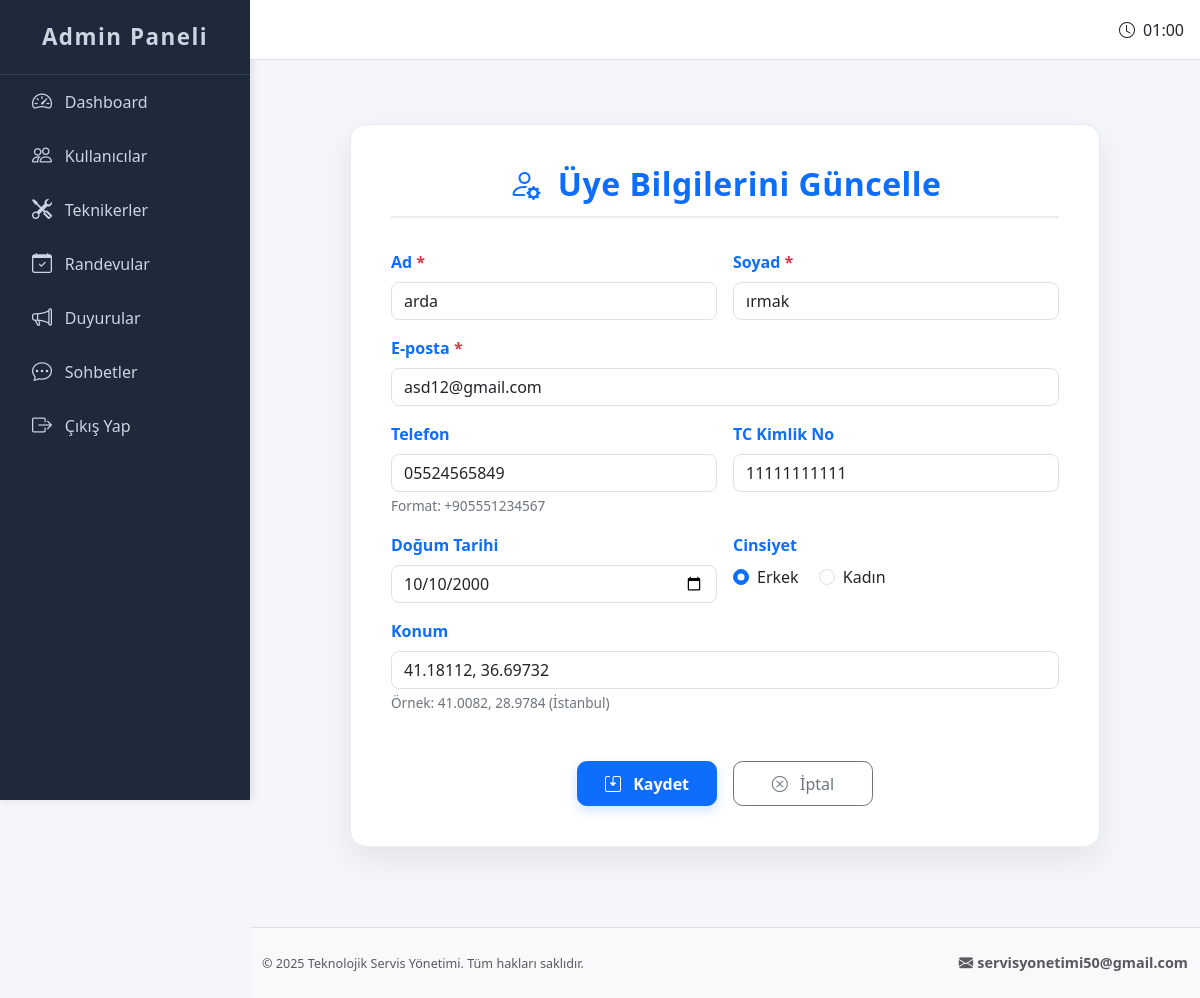
Page /user/edit/1 on the committed database.
### app.py (models this page shows, shortened)
class User(UserMixin, db.Model):
    __tablename__ = 'users'
    id = db.Column(db.Integer, primary_key=True)
    ad = db.Column(db.String(50), nullable=False)
    soyad = db.Column(db.String(50), nullable=False)
    email = db.Column(db.String(100), unique=True, nullable=False)
    tc = db.Column(db.String(11), unique=True, nullable=False)
    telefon = db.Column(db.String(11), unique=True, nullable=False)
    dogum_tarihi = db.Column(db.Date, nullable=False)
    cinsiyet = db.Column(db.String(10), nullable=False)
    konum = db.Column(db.String(50))
    sifre = db.Column(db.String(255), nullable=False)
    kayit_tarihi = db.Column(db.DateTime, default=datetime.utcnow)

### app.py (the view)
@app.route('/user/edit/<int:id>', methods=['GET', 'POST'])
def edit_user(id):
    user = User.query.get_or_404(id)
    if request.method == 'POST':
        user.ad = request.form.get('ad')
        user.soyad = request.form.get('soyad')
        db.session.commit()
        flash('Kullanıcı bilgileri güncellendi.', 'success')
        return redirect(url_for('manage_users'))
    return render_template('edit_user.html', user=user)

### templates/edit_user.html (shortened to what this page needs)
{% extends "base_admin.html" %}
{% block content %}
<div class="edit-user-container">
  <h2><i class="bi bi-person-gear me-2"></i> Üye Bilgilerini Güncelle</h2>
  <form method="POST" action="{{ url_for('edit_user_admin', user_id=user.id) }}" novalidate>
    <div class="row g-3">
      <div class="col-md-6">
        <label for="ad" class="form-label">Ad <span class="text-danger">*</span></label>
        <input type="text" class="form-control" id="ad" name="ad" value="{{ user.ad }}" required>
      </div>
      <div class="col-md-6">
        <label for="soyad" class="form-label">Soyad <span class="text-danger">*</span></label>
        <input type="text" class="form-control" id="soyad" name="soyad" value="{{ user.soyad }}" required>
      </div>
      <div class="col-12">
        <label for="email" class="form-label">E-posta <span class="text-danger">*</span></label>
        <input type="email" class="form-control" id="email" name="email" value="{{ user.email }}" required>
      </div>
      <div class="col-md-6">
        <label for="telefon" class="form-label">Telefon</label>
        <input type="tel" class="form-control" id="telefon" name="telefon" value="{{ user.telefon }}" pattern="\+?\d{10,15}" placeholder="+90 555 555 5555">
        <div class="form-text">Format: +905551234567</div>
      </div>
      <div class="col-md-6">
        <label for="tc" class="form-label">TC Kimlik No</label>
        <input type="text" class="form-control" id="tc" name="tc" value="{{ user.tc }}" maxlength="11" pattern="\d{11}" placeholder="11 haneli TC Kimlik No">
      </div>
      <div class="col-md-6">
        <label for="dogum_tarihi" class="form-label">Doğum Tarihi</label>
        <input type="date" class="form-control" id="dogum_tarihi" name="dogum_tarihi" value="{{ user.dogum_tarihi|default('') }}">
      </div>
      <div class="col-md-6">
        <label class="form-label d-block">Cinsiyet</label>
        <div class="form-check form-check-inline">
          <input class="form-check-input" type="radio" name="cinsiyet" id="erkek" value="Erkek" {% if user.cinsiyet == 'Erkek' %}checked{% endif %}>
          <label class="form-check-label" for="erkek">Erkek</label>
        </div>
        <div class="form-check form-check-inline">
          <input class="form-check-input" type="radio" name="cinsiyet" id="kadin" value="Kadın" {% if user.cinsiyet == 'Kadın' %}checked{% endif %}>
          <label class="form-check-label" for="kadin">Kadın</label>
        </div>
      </div>
      <div class="col-12">
  <label for="konum" class="form-label">Konum</label>
  <input type="text" class="form-control" id="konum" name="konum"
         value="{{ user.konum }}"
         placeholder="Enlem, Boylam veya adres bilgisi"
         readonly>
  <div class="form-text">Örnek: 41.0082, 28.9784 (İstanbul)</div>
</div>
    </div>
    <div class="d-flex justify-content-center gap-3 mt-5">
      <button type="submit" class="btn btn-primary">
        <i class="bi bi-save2 me-2"></i> Kaydet
      </button>
      <a href="{{ url_for('manage_users') }}" class="btn btn-outline-secondary">
        <i class="bi bi-x-circle me-2"></i> İptal
      </a>
    </div>
  </form>
</div>
{% endblock %}

### static/base_admin.css (style rules this page uses)
:root { --sidebar-width: 250px; --sidebar-collapsed-width: 70px; --sidebar-bg: #1e293b; --sidebar-color: #cbd5e1; --sidebar-hover-bg: #334155; --sidebar-active-bg: #3b82f6; --sidebar-active-color: #ffffff; --transition-speed: 0.3s; --navbar-height: 60px; --footer-height: 50px; }
html, body { height: 100%; margin: 0; }
body { display: flex; flex-direction: column; min-height: 100vh; background-color: #f4f6f9; font-family: 'Segoe UI', Tahoma, Geneva, Verdana, sans-serif; }

### templates/edit_user.html (style rules this page uses)
.edit-user-container { max-width: 750px; margin: 3rem auto; background: #fff; padding: 2.5rem; border-radius: 1rem; box-shadow: 0 0.75rem 2rem rgba(0, 0, 0, 0.08); border: 1px solid #e9ecef; }
.edit-user-container h2 { font-weight: 700; color: #0d6efd; margin-bottom: 2rem; text-align: center; letter-spacing: 0.5px; border-bottom: 2px solid #e9ecef; padding-bottom: 0.8rem; }
label.form-label { color: #0d6efd; font-weight: 600; }
.form-control, .form-check-input { border-radius: 0.5rem; }
.btn-primary { min-width: 140px; font-weight: 600; padding: 0.6rem 1.4rem; border-radius: 0.6rem; box-shadow: 0 4px 12px rgba(13, 110, 253, 0.2); transition: 0.3s ease-in-out; }
.btn-outline-secondary { min-width: 140px; padding: 0.6rem 1.4rem; border-radius: 0.6rem; }
.form-text { font-size: 0.85rem; color: #6c757d; }

### rows in the picture
User: ad "arda", soyad "ırmak", email "asd12@gmail.com", telefon "05524565849", tc "11111111111", dogum_tarihi "10/10/2000", cinsiyet "☑ Erkek", cinsiyet "☐ Kadın", konum "41.18112, 36.69732"
